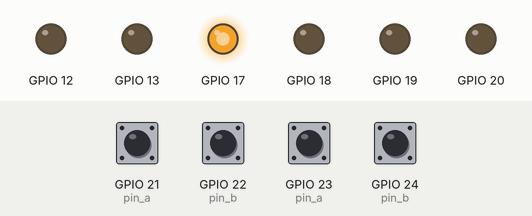
A program run on a simulated Raspberry Pi (BCM pin numbers). Shown: output pins drawn as LEDs (lit = HIGH). The inputs (shaded band) are chosen by the test bench; at power-on: GPIO 21 (pin_a), GPIO 22 (pin_b), GPIO 23 (pin_a), GPIO 24 (pin_b) HIGH. Threads take turns every 2 ms; the clock reads 2024-03-15 10:24:30 at power-on unless the program sets it. At 23.0 s the program stops and its outputs stay as they are.

Above: at 0.1 s.
At 3.1 s:
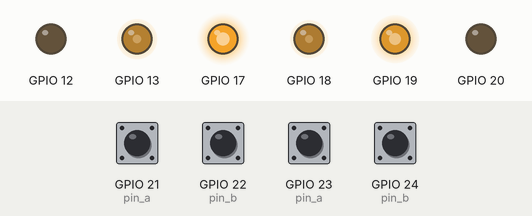
At 23.1 s:
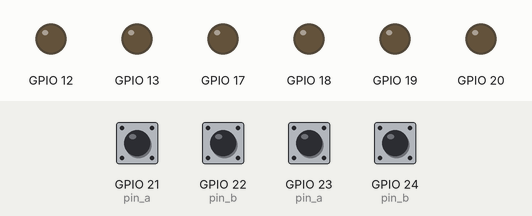
Timing chart, 0 to 24.5 s (numbered marks = the images above):
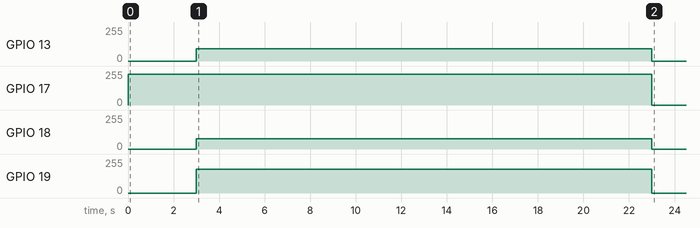

The program:

flywheel_test.py
```python
import RPi.GPIO as GPIO
import time
from component_modules.encoder_class import Encoder
from component_modules.motor_class import Motor
from component_modules.controller_class import Controller

#PARAMETERS
drum_PWM = 70
flywheel_PWM = 90
PWM = 30

data = []
start_time = time.time()

left_encoder = Encoder(pin_a=21, pin_b=22)
right_encoder = Encoder(pin_a=23, pin_b=24)
left_encoder.start()
right_encoder.start()

left_motor = Motor(pins={"forward": 13, "backward": 12}, set_speed=0, coefficients=[6.8235, 0.1836], c_type="FF_1", encoder=left_encoder, pwm_frequency=1000, min=20)
right_motor = Motor(pins={"forward": 18, "backward": 20}, set_speed=0, coefficients=[6.8235, 0.1836], c_type="FF_1", encoder=right_encoder, pwm_frequency=1000, min=20)

left_motor.PWM = 1.2 * PWM
right_motor.PWM = PWM


drum_motor = Motor({"forward":19}, set_speed=0, coefficients=[-6.9932, 4.4445, -343.31, 32.46], c_type="FF_2", encoder=None, pwm_frequency=1000, min=20)
flywheel_motor = Motor({"forward":17}, set_speed=0, coefficients=[3.8739, 0.1569], c_type="FF_1", encoder=None, pwm_frequency=1000, min=32)

drum_motor.PWM = drum_PWM
flywheel_motor.PWM = flywheel_PWM

flywheel_motor.set_motor_speed()

time.sleep(3)

left_motor.set_motor_speed()
right_motor.set_motor_speed()

drum_motor.set_motor_speed()

time.sleep(20)

right_encoder.stop()
left_encoder.stop()
left_motor.stop_motor()
right_motor.stop_motor()
left_motor.cleanup()
right_motor.cleanup()
drum_motor.stop_motor()
drum_motor.cleanup()
flywheel_motor.stop_motor()
flywheel_motor.cleanup()
GPIO.cleanup()
```

encoder_class.py
```python
import RPi.GPIO as GPIO
import threading
import time

class Encoder:
    def __init__(self, pin_a, pin_b, debounce_s=0.00, rads_per_count=0.06, update_interval=0.005):
        self.pin_a = pin_a
        self.pin_b = pin_b
        self.debounce_s = debounce_s  # sec
        self.rads_per_count = rads_per_count
        self.update_interval = update_interval

        self.count_a = 0
        self.count_b = 0

        self.last_time_a = 0  # sec
        self.last_time_b = 0  # sec
        self.last_count_a = 0  # sec
        self.last_count_b = 0  # sec

        self.direction = 1
        self.angular_velocity = 0

        self.lock = threading.Lock()
        self.running = False
        self.updater_thread = None
        self.stop_event = threading.Event()

        GPIO.setmode(GPIO.BCM)

        GPIO.setup(self.pin_a, GPIO.IN, pull_up_down=GPIO.PUD_UP)
        GPIO.setup(self.pin_b, GPIO.IN, pull_up_down=GPIO.PUD_UP)

    def _callback_a(self, channel):
        now = time.time()
        if now - self.last_time_a > self.debounce_s:
            self.dt_a = now - self.last_time_a
            self.last_time_a = now
            with self.lock:
                self.count_a += 1
                if GPIO.input(self.pin_b) == GPIO.HIGH:
                    self.direction = 1
                else:
                    self.direciton = -1

    def _callback_b(self, channel):
        now = time.time()
        if now - self.last_time_b > self.debounce_s:
            self.dt_b = now - self.last_time_b
            self.last_time_b = now
            with self.lock:
                self.count_b += 1
                if GPIO.input(self.pin_a) == GPIO.HIGH:
                    self.direction = -1
                else:
                    self.direciton = 1

    def _speed_updater(self):
        while not self.stop_event.is_set():
            with self.lock:
                dc_a = self.count_a - self.last_count_a
                dc_b = self.count_b - self.last_count_b
                self.angular_velocity = self.direction * self.rads_per_count * ((dc_a / self.update_interval + dc_b / self.update_interval) / 2)
                self.last_count_a = self.count_a
                self.last_count_b = self.count_b
            time.sleep(self.update_interval)

    def start(self):
        if not self.running:
            GPIO.add_event_detect(self.pin_a, GPIO.RISING, callback=self._callback_a)
            GPIO.add_event_detect(self.pin_b, GPIO.RISING, callback=self._callback_b)
            self.stop_event.clear()
            self.updater_thread = threading.Thread(target=self._speed_updater, daemon=True)
            self.updater_thread.start()
            self.running = True

    def stop(self):
        if self.running:
            GPIO.remove_event_detect(self.pin_a)
            GPIO.remove_event_detect(self.pin_b)
            self.running = False

    def get_counts(self):
        with self.lock:
            return self.count_a, self.count_b

    def speed(self):
        with self.lock:
            return self.angular_velocity
```

motor_class.py
```python
import RPi.GPIO as GPIO
import time

from component_modules.controller_class import Controller
from component_modules.encoder_class import Encoder

class Motor:
    def __init__(self, pins, set_speed=0, coefficients=[], c_type="PID", encoder=None, pwm_frequency=1000, min=0):
        # Self Variable Declarations and Assignments
        self.set_speed = set_speed
        self.speed = 0
        self.PWM = 0
        self.pwm_frequency = pwm_frequency
        self.type = c_type
        self.controller = Controller(coefficients, c_type, min)
        self.encoder = encoder
        self.pins = {}  # Make sure 2nd pin is the backwards pin

        if ("type"=="PID"):
            self.encoder.start()

        GPIO.setmode(GPIO.BCM)  # Use Broadcom pin-numbering scheme

        # Pin Setup
        for pin_name in pins:
            #print(pins[pin_name])
            GPIO.setup(pins[pin_name], GPIO.OUT)
            self.pins[pin_name] = GPIO.PWM(pins[pin_name], pwm_frequency)

        # Start PWM Pins
        for pin_name in self.pins:
            self.pins[pin_name].start(0)

    def calc_PWM(self, set_speed):
        # Calculate PWM from controller. Encoder feedback is used to adjust the PWM signal.
        if (self.type=="PID"):
            self.encoder.update()
            self.speed = self.encoder.speed() #rad/s
            error = set_speed - self.speed
        elif (self.type=="FF_1" or self.type=="FF_2"):
            error = set_speed
        self.PWM = self.controller.calculate_pwm(error, 0.001) #dt = 1ms
        return self.PWM

    def set_motor_speed(self):
        # Set the motor speed using PWM. The speed is set based on the calculated PWM value.
        #print(self.PWM)
        self.PWM = max(-99, min(99, self.PWM))
        if self.PWM < 0:
            #print("Backward")
            self.pins["backward"].ChangeDutyCycle(-self.PWM)
        else:
            #print("Forward")
            self.pins["forward"].ChangeDutyCycle(self.PWM)

        return

    def stop_motor(self):
        # Stop the motor by setting the PWM signal to 0.
        for pin_name in self.pins:
            self.pins[pin_name].ChangeDutyCycle(0)
        return

    def get_speed(self):
        # Get the current speed of the motor. This is usually obtained from the encoder.
        self.speed = self.encoder.get_speed() #need to add encoder paramaters here
        return self.speed

    def cleanup(self):
        # Cleanup the GPIO pins when done. This is important to avoid warnings and errors when re-running the code.
        for pin_name in self.pins:
            self.pins[pin_name].stop()
        return
```

controller_class.py
```python
# This class is used to control the motor speed using PWM signals.
# The main method is calc_PWM which takes an error value computed from input and measured motor speed and calculated a PWM output value
# The coefficients are in the order: [Proportional (Kp), Integral(Ki), Derivative(Kd)]

class Controller:
    def __init__(self, coefficients, c_type="PID", min=0):
        self.coefficients = coefficients
        self.previous_error = 0.0
        self.sum_error = 0.0
        self.type = c_type
        self.min = min


    def calculate_pwm(self, error, dt):
        if (self.type == "PID"):
            PWM = 0

            # Calculate Proportional Gain
            p = self.coefficients[0] * error

            # Calculate Integral Gain
            self.sum_error += error * dt
            i = self.coefficients[1] * self.sum_error

            # Calculate Derivative Gain
            d = self.coefficients[2] * (error - self.previous_error) / dt

            self.previous_error = error

            PWM = p + i + d

            #Scaling here! Might need adjustments!!!
            if PWM > 100:
                PWM = 100
            elif PWM < 0:
                PWM = 0

            return PWM
        elif (self.type == "FF_1"):
            # Calculate Feed Forward Gain
            intercept = self.coefficients[0]
            slope = self.coefficients[1]
            FF = intercept + slope * error

            #Scaling here! Might need adjustments!!!
            if FF > 100:
                FF = 100
            elif FF < self.min:
                FF = 0

            return FF
        elif (self.type == "FF_2"):
            # Calculate Feed Forward Gain
            if(error > 0 and error < 12):
                intercept = self.coefficients[0]
                slope = self.coefficients[1]
                FF = intercept + slope * error
            elif(error >= 12 and error < 15):
                intercept = self.coefficients[2]
                slope = self.coefficients[3]
                FF = intercept + slope * error

            #Scaling here! Might need adjustments!!!
            if FF > 100:
                FF = 100
            elif FF < self.min:
                FF = 0

            return FF
        else:
            raise ValueError("Invalid controller type. Use 'PID' or 'FF_1 or 'FF_2'.")


 
```
